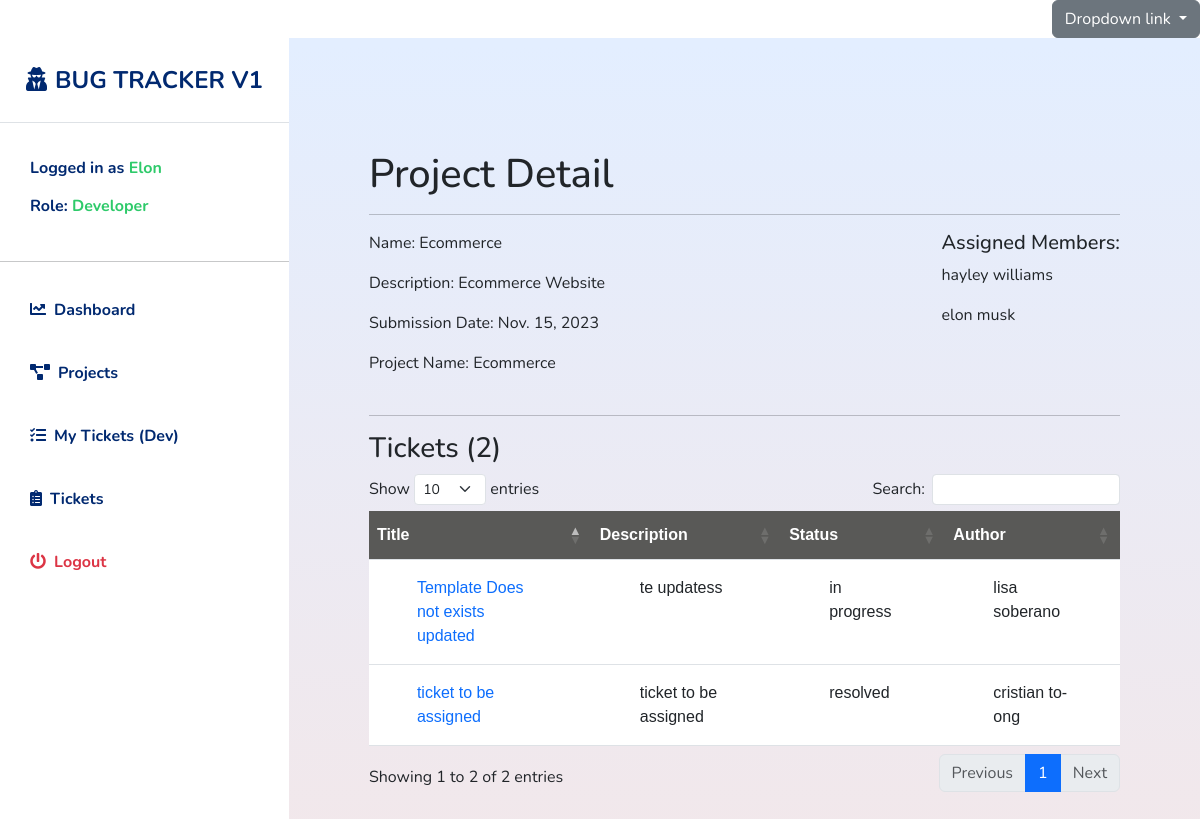
The page /bugtracker/projects/1/ (signed in) on the database its author committed.
### accounts/models.py (models this page shows, shortened)
class EmployeeProfile(models.Model):
  user = models.OneToOneField(User, on_delete=models.CASCADE, related_name='profile')
  employee_id = models.CharField(max_length=128, blank=True)
  first_name = models.CharField(max_length=200, blank=True)
  last_name = models.CharField(max_length=200, blank=True)
  email = models.EmailField(max_length=200, blank=True)
  role = models.ForeignKey(Role,on_delete=models.CASCADE)
  avatar = models.ImageField(default='avatar.jpg', upload_to='avatars/', blank=True)
  phone_number = models.CharField(max_length=50, blank=True)
  updated = models.DateTimeField(auto_now=True)
  created = models.DateTimeField(auto_now_add=True)
  class Meta:
    ordering = ('-created',)
  def __str__(self):
    return self.first_name + " " + self.last_name

class Role(models.Model):
  role = models.CharField(max_length=50)

### bugtrackerapp/models.py (models this page shows, shortened)
class Project(models.Model):
  name = models.CharField(max_length=200,null=True,blank=True)
  description = models.TextField(null=True,blank=True)
  submission_date = models.DateField()
  assigned_members = models.ManyToManyField(EmployeeProfile)
  updated = models.DateTimeField(auto_now=True)
  created = models.DateTimeField(auto_now_add=True)
  def __str__(self):
    return self.name

class Ticket(models.Model):
  title = models.CharField(max_length=200,null=True,blank=True)
  ticket_description = models.TextField(null=True,blank=True)
  image = models.ImageField(upload_to='ticketimgs/', blank=True, null=True)
  project = models.ForeignKey(Project, on_delete=models.CASCADE)
  author = models.ForeignKey(EmployeeProfile, on_delete=models.CASCADE, related_name='tickets', unique=False)
  assign_members = models.ManyToManyField(User, related_name='devs', blank=True)
  type = models.ForeignKey(Type, on_delete=models.CASCADE)
  priority = models.ForeignKey(Priority, on_delete=models.CASCADE)
  status = models.ForeignKey(Status, on_delete=models.CASCADE)
  updated = models.DateTimeField(auto_now=True)
  created = models.DateTimeField(auto_now_add=True)
  def __str__(self):
    return self.title

class Status(models.Model):
  status = models.CharField(max_length=100, null=True,blank=True)
  def __str__(self):
    return self.status

### bugtrackerapp/views.py (the view)
# urls.py: path('projects/<int:project_id>/', views.project_detail, name='project_detail'),
@login_required(login_url="/")
def project_detail(request, project_id):
  project = get_object_or_404(Project, id=project_id)
  tickets_by_project = Ticket.objects.filter(project=project)
  tickets_by_project_count = tickets_by_project.count()
  context = {
    'project':project,
    'tickets_by_project':tickets_by_project,
    'tickets_by_project_count':tickets_by_project_count,
  }
  return render(request, 'bugtrackerapp/project_detail.html', context)

### bugtrackerapp/templates/bugtrackerapp/project_detail.html
{% extends 'base.html' %}
{% load static %}
{% block content %}
<h1>Project Detail</h1>
<hr>
<div class="d-flex flex-row justify-content-between">
  <div>
    <p>Name: {{project.name}}</p>
    <p>Description: {{project.description}}</p>
    <p>Submission Date: {{project.submission_date}}</p>
    Project Name: {{project}}
  </div>
  <div>
    <h5>Assigned Members:</h5>
    {% for member in project.assigned_members.all %}
    <p>{{member}}</p>
    {% endfor %}
  </div>
</div>
<br>
<hr>
<h3>Tickets ({{tickets_by_project_count}})</h3>
<div class="draft-table">
  <table class="table" id="dataTable">
    <thead>
      <tr>
        <th scope="col">Title</th>
        <th scope="col">Description</th>
        <th scope="col">Status</th>
        <th scope="col">Author</th>
      </tr>
    </thead>
    <tbody>
      {% for ticket in tickets_by_project %}
      <tr>
        <td>
          <a href="{% url 'bugtracker:ticket_detail' ticket.id %}">{{ticket}}</a>
        </td>
        <td>
          {{ticket.ticket_description}}
        </td>
        <td>
          {{ticket.status}}
        </td>
        <td>
          {{ticket.author}}
        </td>
      </tr>
      {% endfor %}
    </tbody>
  </table>
</div>
{% endblock content %}

### templates/includes/navbar.html (shortened to what this page needs)
{% load static %}
<div class="d-flex" id="wrapper">
        <div class="bg-white main-navbar" id="sidebar-wrapper">
                <div class="sidebar-heading text-center py-4 primary-text fs-4 fw-bold text-uppercase border-bottom"><i
                                class="fas fa-user-secret me-2"></i>Bug Tracker V1</div>
                <div class="list-group list-group-flush my-3">
                        {% if user.is_authenticated %}
                        <h6 class="list-group-item list-group-item-action bg-transparent second-text active">
                                Logged in as <span
                                        style="color: #2ECA6A;">{{request.user.profile.first_name|title}}</span>
                                <br>
                                <br>
                                Role: <span style="color: #2ECA6A;">{{request.user.profile.role.role}}</span>
                        </h6>
                        <hr>
                        <a href="{% url 'bugtracker:home' %}"
                                class="list-group-item list-group-item-action bg-transparent second-text active"><i
                                        class="fas fa-chart-line me-2"></i>Dashboard</a>
                        <a href="{% url 'bugtracker:projects_view' %}"
                                class="list-group-item list-group-item-action bg-transparent second-text fw-bold active"><i
                                        class="fas fa-project-diagram me-2"></i>Projects</a>
                        {% if request.user.profile.role.role == "Developer" %}
                        <a href="{% url 'bugtracker:tickets_tester' %}"
                                class="list-group-item list-group-item-action bg-transparent second-text fw-bold active"><i
                                        class="fas fa-tasks me-2"></i>My Tickets (Dev)</a>
                        {% endif %}
                        <a href="{% url 'bugtracker:tickets_view' %}"
                                class="list-group-item list-group-item-action bg-transparent second-text fw-bold active"><i
                                        class="fas fa-clipboard-list me-2"></i>Tickets</a>
                        {% endif %}
                        {% if user.is_authenticated %}
                        <a href="{% url 'accounts:logout_view' %}"
                                class="list-group-item list-group-item-action bg-transparent text-danger fw-bold active"><i
                                        class="fas fa-power-off me-2"></i>Logout</a>
                        {% endif %}
                </div>
        </div>

### templates/base.html (style rules this page uses)
:root { --main-bg-color: #012970; --main-text-color: #012970; --second-text-color: #bbbec5; --second-bg-color: #c1efde; }
body { font-family: 'Nunito', sans-serif; }
a { color: ##5C7BD9; text-decoration: none; }
.primary-text { color: var(--main-text-color); }
.second-text { color: var(--second-text-color); }
#wrapper { overflow-x: hidden; background: #F5F8FE; }
#sidebar-wrapper { min-height: 100vh; margin-left: -15rem; -webkit-transition: margin 0.25s ease-out; -moz-transition: margin 0.25s ease-out; -o-transition: margin 0.25s ease-out; transition: margin 0.25s ease-out; }
#sidebar-wrapper .sidebar-heading { padding: 0.875rem 1.25rem; font-size: 1.2rem; }
.main-navbar { z-index: 999 !important; width: 400px; }
.list-group-item { border: none; padding: 20px 30px; width: 100%; }
.list-group-item.active { color: var(--main-text-color); font-weight: bold; border: none; }
@media (min-width: 768px) { #sidebar-wrapper { margin-left: 0; } }
#dataTable { font-family: Arial, Helvetica, sans-serif; border-collapse: collapse; width: 100%; }
#dataTable th { background-color: #595957 !important; }
#dataTable td, #draft-table th { padding: 1rem 3rem; }
#dataTable tr:nth-child(even) { background-color: #fafafa; }
#dataTable th { padding-top: 12px; padding-bottom: 12px; text-align: left; background-color: #ccc; color: white; }

### rows shown on the page
Project: name "Ecommerce", description "Ecommerce Website", submission_date "Nov. 15, 2023"
EmployeeProfile: first_name+last_name "hayley williams"
EmployeeProfile: first_name+last_name "elon musk"
Ticket: title "Template Does not exists updated", ticket_description "te updatess", status "in progress", author "lisa soberano"
Ticket: title "ticket to be assigned", ticket_description "ticket to be assigned", status "resolved", author "cristian to-ong"

### other values the page prints
{{ request.user.profile.first_name|title }} "Elon"
{{ request.user.profile.role.role }} "Developer"
{{ tickets_by_project_count }} "2"
